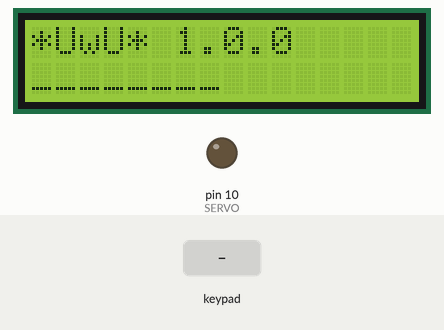
The sketch below on a simulated Arduino Uno, built with avr-gcc and run on an emulated ATmega328P. Shown: 16×2 character LCD, output pins drawn as LEDs (lit = HIGH). Inputs (shaded band) come from the test bench.

Above: at 1.2 s.
1.3 s: keypad keys 1 2 3 4 5 6 7 8 pressed 0.4 s apart
At 5.1 s:
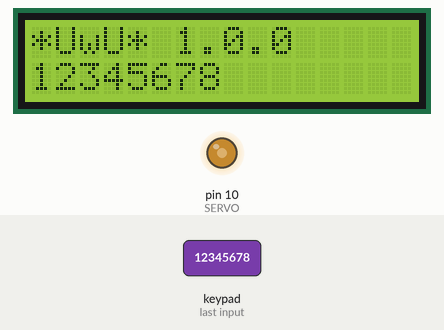
6.0 s: key 'C' pressed
At 6.4 s:
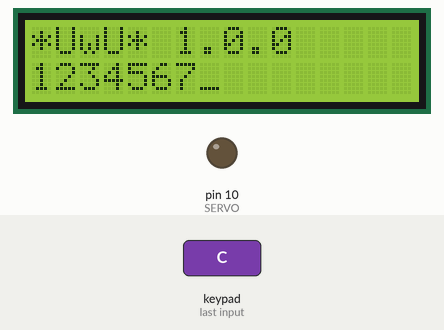
7.5 s: key 'A' pressed
At 8.7 s:
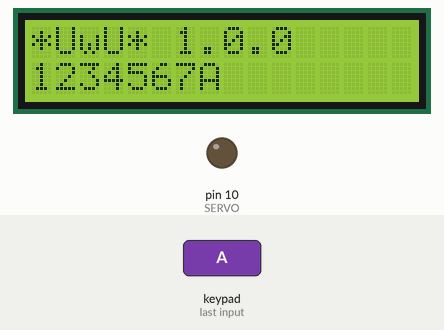
9.0 s: keypad keys 1 2 3 4 5 6 7 8 D pressed 0.4 s apart
At 13.6 s:
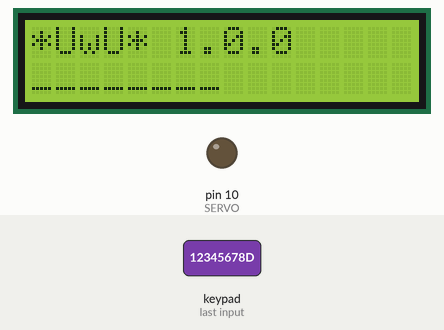
14.1 s: key 'B' pressed
At 14.9 s:
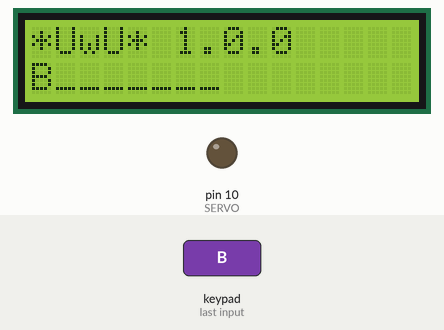
15.6 s: keypad keys 1 2 3 4 5 6 7 8 # pressed 0.4 s apart
At 19.1 s:
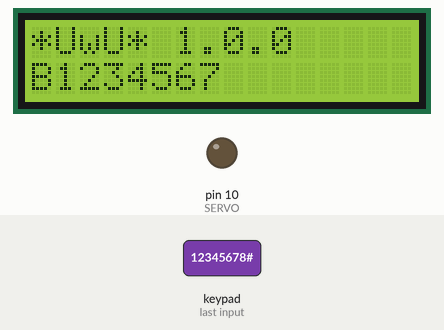
Timing chart, 0 to 20.6 s (numbered marks = the images above; inputs shaded):
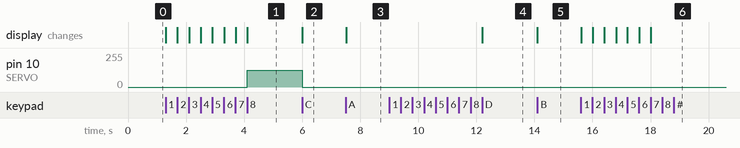

Measured:
- after the input at 1.3 s, pin 10 (SERVO): 0/255 → 127/255 after 2.8 s; the display: first changes at once (image 1 shows a later state)
- after the input at 6.0 s, pin 10 (SERVO): 127/255 → 0/255 at once; the display: changes at once (image 2)
- after the input at 7.5 s, the display: changes at once (image 3)
- after the input at 9.0 s, the display: changes after 3.2 s (image 4)
- after the input at 14.1 s, the display: changes at once (image 5)
- after the input at 15.6 s, the display: first changes at once (image 6 shows a later state)

The sketch:

numpad.ino
```cpp
/*
 * Robot ExatlON password-protected barrier
 */

#include <LiquidCrystal.h>
#include <Key.h>
#include <Keypad.h>

#include "config.h"
#include "version.h"
#include "keyMatrix.h"

char pass[PASS_LEN];
byte cursor = 0;


LiquidCrystal lcd( RS, EN, DB4, DB5, DB6, DB7 );
Keypad kp = Keypad( makeKeymap(keys), row_pins, col_pins, ROWS, COLS );

void print_pass();

void setup()
{
  lcd.begin( 16, 2 );
  lcd.print( "*UwU* " VERSION );
  pass[0] = '\0';
  print_pass();
  pinMode(SERVO, OUTPUT);

}

void loop()
{
  char key = kp.getKey(); // For some reason, it doesn't work if key is static

  if( !key )
    return;

  if(key == 'C') // Delete 1 character backwards
  {
    pass[min(cursor, PASS_LEN - 1)] = '\0';
    cursor = max(0, cursor-1);

  }else if(key == 'D') // Delete whole line
  {
    cursor = 0;
    for(int i=0; i<PASS_LEN; i++)
    {
      pass[i] = '\0';
    }


  }else
  {
    if(cursor < PASS_LEN)
      pass[cursor] = key;
    cursor = min( cursor + 1, PASS_LEN );

  }

  print_pass();

  if( 0 == strncmp(pass, CORRECT_PASS, PASS_LEN) )
    analogWrite(SERVO, SERVO_OPEN);
  else
    analogWrite(SERVO, SERVO_CLOSED);

  delay(50);

}

void print_pass()
{
  byte i = 0;
  for(; i < cursor; i++)
  {
    lcd.setCursor(i, 1);
    lcd.write(pass[i]);

  }
  for(; i < PASS_LEN; i++)
  {
    lcd.setCursor(i, 1);
    lcd.write((char) '_'); // It's there so that if you decide to use an integer, you are free to do so

  }

}
```

keyMatrix.h
```cpp
#ifndef KEYMATRIX_H
#define KEYMATRIX_H

#define COLS 4
#define ROWS 4

byte row_pins[COLS] = { 6, 7, 8, 9 };
byte col_pins[ROWS] = { A3, A2, A1, A0 };

char keys[COLS][ROWS] =
{
  {'1', '2', '3', 'A'},
  {'4', '5', '6', 'B'},
  {'7', '8', '9', 'C'},
  {'*', '0', '#', 'D'},

};

#endif
```

version.h
```cpp
#ifndef VERSION_H
#define VERSION_H

#define VERSION "1.0.0"

#endif
```

config.h
```cpp
#ifndef CONFIG_H
#define CONFIG_H

/* Pinouts config
 *
 */

//----- LCD --------------
#define RS 0
#define EN 1
#define DB4 2
#define DB5 3
#define DB6 4
#define DB7 5


//----- servo motor ------
#define SERVO 10


//----- keymatrix --------
// see: keyMatrix.h


/* Servo config
 *
 */
#define SERVO_OPEN 127
#define SERVO_CLOSED 0


/* Password
 *
 */
#define CORRECT_PASS "12345678"
#define PASS_LEN 8

#endif
```
